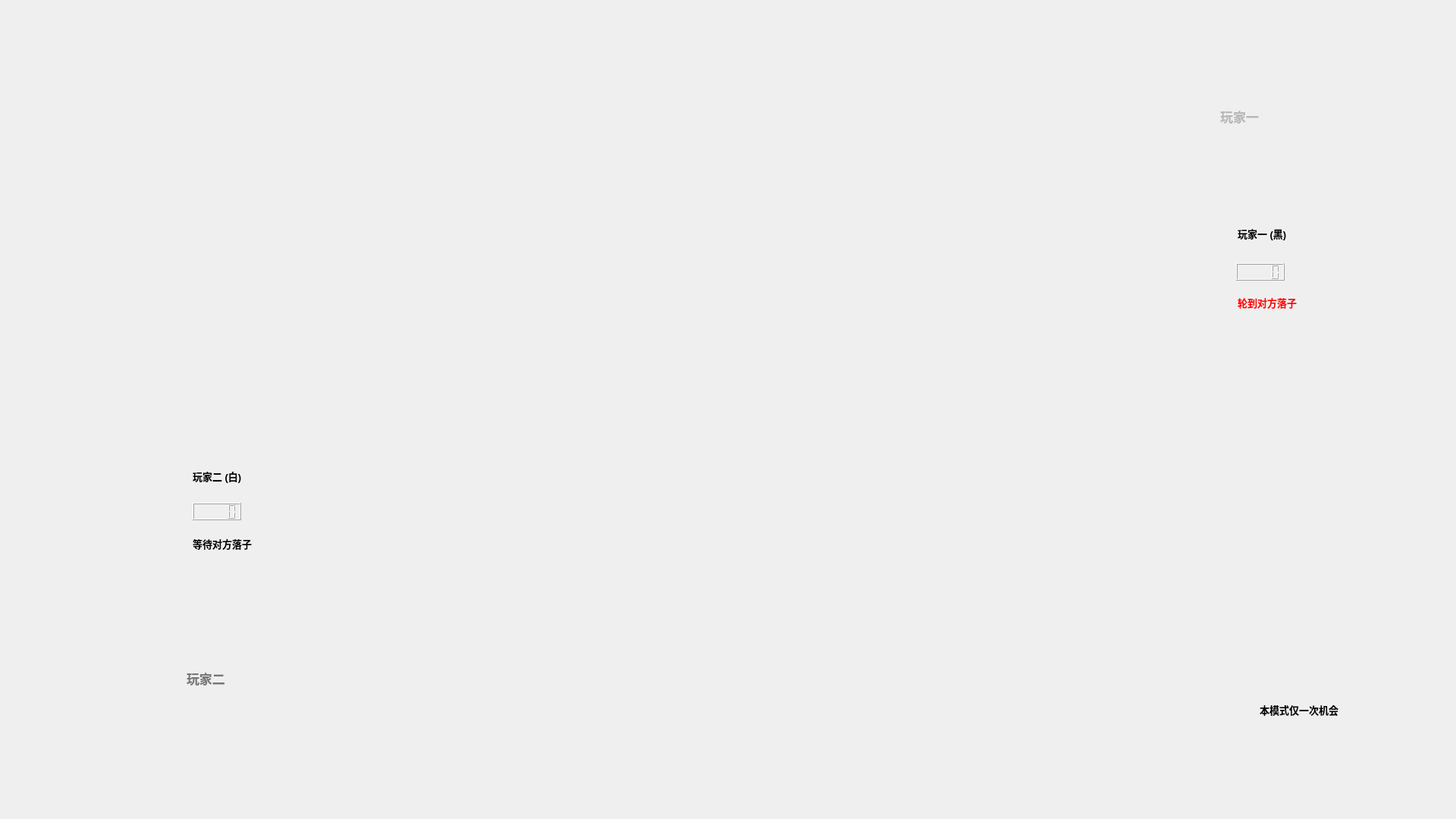
<?xml version="1.0" encoding="UTF-8"?>
<ui version="4.0">
 <class>PVP_Server</class>
 <widget class="QWidget" name="PVP_Server">
  <property name="geometry">
   <rect>
    <x>0</x>
    <y>0</y>
    <width>1920</width>
    <height>1080</height>
   </rect>
  </property>
  <property name="windowTitle">
   <string>PVP_Server</string>
  </property>
  <widget class="QWidget" name="Main_UI" native="true">
   <property name="geometry">
    <rect>
     <x>0</x>
     <y>0</y>
     <width>1920</width>
     <height>1080</height>
    </rect>
   </property>
   <property name="styleSheet">
    <string notr="true"/>
   </property>
   <widget class="QPushButton" name="back_Button">
    <property name="geometry">
     <rect>
      <x>120</x>
      <y>78</y>
      <width>90</width>
      <height>50</height>
     </rect>
    </property>
    <property name="cursor">
     <cursorShape>ClosedHandCursor</cursorShape>
    </property>
    <property name="styleSheet">
     <string notr="true">border-image: url(:/Resource/UI_Design/#Block.png);</string>
    </property>
    <property name="text">
     <string/>
    </property>
    <property name="icon">
     <iconset resource="../../../Resource/Gobang.qrc">
      <normaloff>:/Resource/UI_Design/Fun4_BackButton.png</normaloff>:/Resource/UI_Design/Fun4_BackButton.png</iconset>
    </property>
    <property name="iconSize">
     <size>
      <width>90</width>
      <height>50</height>
     </size>
    </property>
    <property name="flat">
     <bool>true</bool>
    </property>
   </widget>
   <widget class="QLineEdit" name="name_2">
    <property name="enabled">
     <bool>false</bool>
    </property>
    <property name="geometry">
     <rect>
      <x>1387</x>
      <y>131</y>
      <width>275</width>
      <height>44</height>
     </rect>
    </property>
    <property name="font">
     <font>
      <family>Taipei Sans TC Beta</family>
      <pointsize>13</pointsize>
      <weight>75</weight>
      <bold>true</bold>
     </font>
    </property>
    <property name="cursor">
     <cursorShape>ArrowCursor</cursorShape>
    </property>
    <property name="layoutDirection">
     <enum>Qt::LeftToRight</enum>
    </property>
    <property name="styleSheet">
     <string notr="true">background:transparent;border-width:0;border-style:outset;color:grey</string>
    </property>
    <property name="text">
     <string/>
    </property>
    <property name="echoMode">
     <enum>QLineEdit::Normal</enum>
    </property>
    <property name="alignment">
     <set>Qt::AlignRight|Qt::AlignTrailing|Qt::AlignVCenter</set>
    </property>
    <property name="readOnly">
     <bool>true</bool>
    </property>
    <property name="placeholderText">
     <string>玩家一</string>
    </property>
   </widget>
   <widget class="QLineEdit" name="pieceInf_2">
    <property name="enabled">
     <bool>false</bool>
    </property>
    <property name="geometry">
     <rect>
      <x>1630</x>
      <y>390</y>
      <width>159</width>
      <height>26</height>
     </rect>
    </property>
    <property name="font">
     <font>
      <family>Microsoft YaHei UI</family>
      <pointsize>10</pointsize>
      <weight>75</weight>
      <bold>true</bold>
     </font>
    </property>
    <property name="cursor">
     <cursorShape>ArrowCursor</cursorShape>
    </property>
    <property name="mouseTracking">
     <bool>true</bool>
    </property>
    <property name="layoutDirection">
     <enum>Qt::LeftToRight</enum>
    </property>
    <property name="styleSheet">
     <string notr="true">background:transparent;border-width:0;border-style:outset;
color:red</string>
    </property>
    <property name="text">
     <string>轮到对方落子</string>
    </property>
    <property name="frame">
     <bool>false</bool>
    </property>
    <property name="echoMode">
     <enum>QLineEdit::Normal</enum>
    </property>
    <property name="alignment">
     <set>Qt::AlignLeading|Qt::AlignLeft|Qt::AlignVCenter</set>
    </property>
    <property name="readOnly">
     <bool>true</bool>
    </property>
    <property name="placeholderText">
     <string/>
    </property>
   </widget>
   <widget class="QLineEdit" name="playerInf_2">
    <property name="enabled">
     <bool>false</bool>
    </property>
    <property name="geometry">
     <rect>
      <x>1630</x>
      <y>299</y>
      <width>159</width>
      <height>26</height>
     </rect>
    </property>
    <property name="font">
     <font>
      <family>Microsoft YaHei UI</family>
      <pointsize>10</pointsize>
      <weight>75</weight>
      <bold>true</bold>
     </font>
    </property>
    <property name="cursor">
     <cursorShape>ArrowCursor</cursorShape>
    </property>
    <property name="mouseTracking">
     <bool>true</bool>
    </property>
    <property name="layoutDirection">
     <enum>Qt::LeftToRight</enum>
    </property>
    <property name="styleSheet">
     <string notr="true">background:transparent;border-width:0;border-style:outset;color:black</string>
    </property>
    <property name="text">
     <string>玩家一 (黑)</string>
    </property>
    <property name="echoMode">
     <enum>QLineEdit::Normal</enum>
    </property>
    <property name="alignment">
     <set>Qt::AlignLeading|Qt::AlignLeft|Qt::AlignVCenter</set>
    </property>
    <property name="readOnly">
     <bool>true</bool>
    </property>
    <property name="placeholderText">
     <string/>
    </property>
   </widget>
   <widget class="QLabel" name="character_2">
    <property name="geometry">
     <rect>
      <x>1680</x>
      <y>94</y>
      <width>105</width>
      <height>105</height>
     </rect>
    </property>
    <property name="styleSheet">
     <string notr="true">image:url(:/Resource2/UI_Design/character_7.png)</string>
    </property>
    <property name="text">
     <string/>
    </property>
   </widget>
   <widget class="QLCDNumber" name="time_2">
    <property name="geometry">
     <rect>
      <x>1630</x>
      <y>347</y>
      <width>64</width>
      <height>23</height>
     </rect>
    </property>
    <property name="font">
     <font>
      <weight>50</weight>
      <bold>false</bold>
     </font>
    </property>
    <property name="smallDecimalPoint">
     <bool>false</bool>
    </property>
    <property name="segmentStyle">
     <enum>QLCDNumber::Outline</enum>
    </property>
    <property name="value" stdset="0">
     <double>0.000000000000000</double>
    </property>
   </widget>
   <widget class="QLabel" name="Inf_Card_2">
    <property name="geometry">
     <rect>
      <x>1496</x>
      <y>263</y>
      <width>353</width>
      <height>205</height>
     </rect>
    </property>
    <property name="styleSheet">
     <string notr="true">image: url(:/Resource2/UI_Design/Inf_Card.png);</string>
    </property>
    <property name="text">
     <string/>
    </property>
   </widget>
   <widget class="QLineEdit" name="playerInf_1">
    <property name="enabled">
     <bool>false</bool>
    </property>
    <property name="geometry">
     <rect>
      <x>252</x>
      <y>621</y>
      <width>159</width>
      <height>21</height>
     </rect>
    </property>
    <property name="font">
     <font>
      <family>Microsoft YaHei UI</family>
      <pointsize>10</pointsize>
      <weight>75</weight>
      <bold>true</bold>
      <stylestrategy>PreferDefault</stylestrategy>
     </font>
    </property>
    <property name="cursor">
     <cursorShape>ArrowCursor</cursorShape>
    </property>
    <property name="mouseTracking">
     <bool>true</bool>
    </property>
    <property name="focusPolicy">
     <enum>Qt::StrongFocus</enum>
    </property>
    <property name="contextMenuPolicy">
     <enum>Qt::DefaultContextMenu</enum>
    </property>
    <property name="acceptDrops">
     <bool>true</bool>
    </property>
    <property name="layoutDirection">
     <enum>Qt::LeftToRight</enum>
    </property>
    <property name="styleSheet">
     <string notr="true">background:transparent;border-width:0;border-style:outset;
color:black</string>
    </property>
    <property name="text">
     <string>玩家二 (白)</string>
    </property>
    <property name="echoMode">
     <enum>QLineEdit::Normal</enum>
    </property>
    <property name="alignment">
     <set>Qt::AlignLeading|Qt::AlignLeft|Qt::AlignVCenter</set>
    </property>
    <property name="readOnly">
     <bool>true</bool>
    </property>
    <property name="placeholderText">
     <string/>
    </property>
   </widget>
   <widget class="QLineEdit" name="name_1">
    <property name="enabled">
     <bool>false</bool>
    </property>
    <property name="geometry">
     <rect>
      <x>244</x>
      <y>872</y>
      <width>275</width>
      <height>44</height>
     </rect>
    </property>
    <property name="font">
     <font>
      <family>Microsoft YaHei UI</family>
      <pointsize>13</pointsize>
      <weight>75</weight>
      <bold>true</bold>
      <stylestrategy>PreferDefault</stylestrategy>
      <kerning>true</kerning>
     </font>
    </property>
    <property name="cursor">
     <cursorShape>ArrowCursor</cursorShape>
    </property>
    <property name="layoutDirection">
     <enum>Qt::LeftToRight</enum>
    </property>
    <property name="styleSheet">
     <string notr="true">background:transparent;border-width:0;border-style:outset;
color:&quot;grey&quot;;</string>
    </property>
    <property name="text">
     <string/>
    </property>
    <property name="echoMode">
     <enum>QLineEdit::Normal</enum>
    </property>
    <property name="alignment">
     <set>Qt::AlignLeading|Qt::AlignLeft|Qt::AlignVCenter</set>
    </property>
    <property name="readOnly">
     <bool>true</bool>
    </property>
    <property name="placeholderText">
     <string>玩家二</string>
    </property>
   </widget>
   <widget class="QLabel" name="Inf_Card_1">
    <property name="geometry">
     <rect>
      <x>120</x>
      <y>580</y>
      <width>353</width>
      <height>205</height>
     </rect>
    </property>
    <property name="styleSheet">
     <string notr="true">image: url(:/Resource2/UI_Design/Inf_Card.png);</string>
    </property>
    <property name="text">
     <string/>
    </property>
   </widget>
   <widget class="QLabel" name="character_1">
    <property name="geometry">
     <rect>
      <x>120</x>
      <y>838</y>
      <width>105</width>
      <height>105</height>
     </rect>
    </property>
    <property name="styleSheet">
     <string notr="true">image: url(:/Resource2/UI_Design/character_6.png);</string>
    </property>
    <property name="text">
     <string/>
    </property>
   </widget>
   <widget class="QLineEdit" name="pieceInf_1">
    <property name="enabled">
     <bool>false</bool>
    </property>
    <property name="geometry">
     <rect>
      <x>252</x>
      <y>708</y>
      <width>159</width>
      <height>26</height>
     </rect>
    </property>
    <property name="font">
     <font>
      <family>Microsoft YaHei UI</family>
      <pointsize>10</pointsize>
      <weight>75</weight>
      <bold>true</bold>
     </font>
    </property>
    <property name="cursor">
     <cursorShape>ArrowCursor</cursorShape>
    </property>
    <property name="mouseTracking">
     <bool>true</bool>
    </property>
    <property name="layoutDirection">
     <enum>Qt::LeftToRight</enum>
    </property>
    <property name="styleSheet">
     <string notr="true">background:transparent;border-width:0;border-style:outset;
color:black</string>
    </property>
    <property name="text">
     <string>等待对方落子</string>
    </property>
    <property name="frame">
     <bool>false</bool>
    </property>
    <property name="echoMode">
     <enum>QLineEdit::Normal</enum>
    </property>
    <property name="alignment">
     <set>Qt::AlignLeading|Qt::AlignLeft|Qt::AlignVCenter</set>
    </property>
    <property name="dragEnabled">
     <bool>false</bool>
    </property>
    <property name="readOnly">
     <bool>true</bool>
    </property>
    <property name="placeholderText">
     <string/>
    </property>
   </widget>
   <widget class="QLCDNumber" name="time_1">
    <property name="geometry">
     <rect>
      <x>254</x>
      <y>663</y>
      <width>64</width>
      <height>23</height>
     </rect>
    </property>
    <property name="smallDecimalPoint">
     <bool>false</bool>
    </property>
    <property name="segmentStyle">
     <enum>QLCDNumber::Outline</enum>
    </property>
    <property name="value" stdset="0">
     <double>0.000000000000000</double>
    </property>
   </widget>
   <widget class="QLineEdit" name="Trace_Inf">
    <property name="enabled">
     <bool>false</bool>
    </property>
    <property name="geometry">
     <rect>
      <x>1643</x>
      <y>926</y>
      <width>141</width>
      <height>28</height>
     </rect>
    </property>
    <property name="font">
     <font>
      <family>Microsoft YaHei UI</family>
      <pointsize>10</pointsize>
      <weight>75</weight>
      <bold>true</bold>
     </font>
    </property>
    <property name="cursor">
     <cursorShape>ArrowCursor</cursorShape>
    </property>
    <property name="mouseTracking">
     <bool>true</bool>
    </property>
    <property name="layoutDirection">
     <enum>Qt::LeftToRight</enum>
    </property>
    <property name="autoFillBackground">
     <bool>false</bool>
    </property>
    <property name="styleSheet">
     <string notr="true">background:transparent;color:black</string>
    </property>
    <property name="text">
     <string>本模式仅一次机会</string>
    </property>
    <property name="frame">
     <bool>false</bool>
    </property>
    <property name="echoMode">
     <enum>QLineEdit::Normal</enum>
    </property>
    <property name="alignment">
     <set>Qt::AlignCenter</set>
    </property>
    <property name="readOnly">
     <bool>true</bool>
    </property>
    <property name="placeholderText">
     <string/>
    </property>
   </widget>
   <zorder>Inf_Card_1</zorder>
   <zorder>Inf_Card_2</zorder>
   <zorder>back_Button</zorder>
   <zorder>name_2</zorder>
   <zorder>pieceInf_2</zorder>
   <zorder>playerInf_2</zorder>
   <zorder>character_2</zorder>
   <zorder>time_2</zorder>
   <zorder>playerInf_1</zorder>
   <zorder>name_1</zorder>
   <zorder>character_1</zorder>
   <zorder>pieceInf_1</zorder>
   <zorder>time_1</zorder>
   <zorder>Trace_Inf</zorder>
  </widget>
 </widget>
 <layoutdefault spacing="6" margin="11"/>
 <resources>
  <include location="../../../Resource/Gobang.qrc"/>
  <include location="../../../Resource/Gobang2.qrc"/>
 </resources>
 <connections/>
</ui>
